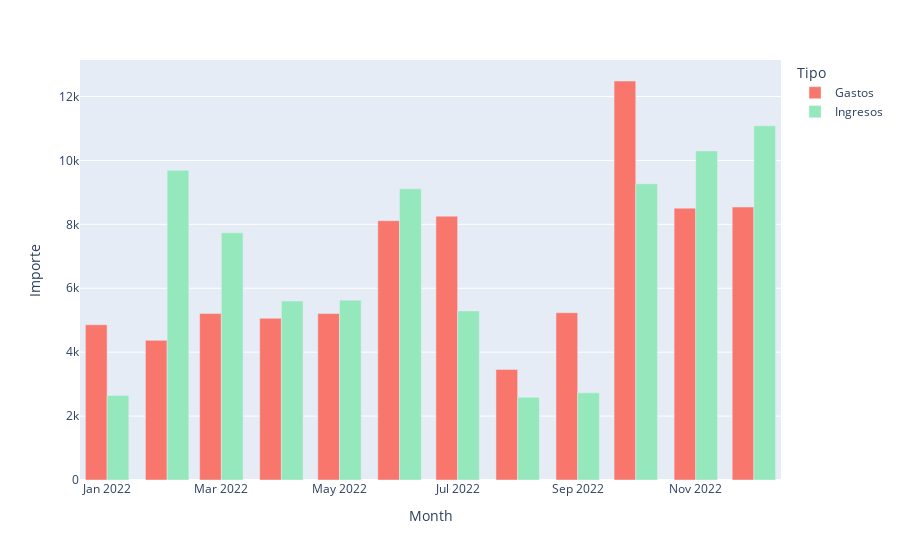

The notebook cell this image was saved under:
### Code cell
import plotly.express as px
fig = px.bar(df, x = "Month",  y='Importe', color = "Tipo", barmode='group', color_discrete_map=color_discrete_map)
fig.show()

### Figure 1 — Plotly figure (JSON) as saved in the notebook; plotly's stock layout.template omitted (floating-point values rounded to 4 significant figures)
{"data": [{"alignmentgroup": "True", "hovertemplate": "Tipo=Gastos<br>Month=%{x}<br>Importe=%{y}<extra></extra>", "legendgroup": "Gastos", "marker": {"color": "#F8766B", "pattern": {"shape": ""}}, "name": "Gastos", "offsetgroup": "Gastos", "orientation": "v", "showlegend": true, "textposition": "auto", "type": "bar", "x": ["2022-01-01T00:00:00", "2022-02-01T00:00:00", "2022-03-01T00:00:00", "2022-04-01T00:00:00", "2022-05-01T00:00:00", "2022-06-01T00:00:00", "2022-07-01T00:00:00", "2022-08-01T00:00:00", "2022-09-01T00:00:00", "2022-10-01T00:00:00", "2022-11-01T00:00:00", "2022-12-01T00:00:00"], "xaxis": "x", "y": [4859.0, 4370.0, 5209.0, 5063.0, 5210, 8113.0, 8257.0, 3461.0, 5234.0, 12490.0, 8507.0, 8542.0], "yaxis": "y"}, {"alignmentgroup": "True", "hovertemplate": "Tipo=Ingresos<br>Month=%{x}<br>Importe=%{y}<extra></extra>", "legendgroup": "Ingresos", "marker": {"color": "#94E8BB", "pattern": {"shape": ""}}, "name": "Ingresos", "offsetgroup": "Ingresos", "orientation": "v", "showlegend": true, "textposition": "auto", "type": "bar", "x": ["2022-01-01T00:00:00", "2022-02-01T00:00:00", "2022-03-01T00:00:00", "2022-04-01T00:00:00", "2022-05-01T00:00:00", "2022-06-01T00:00:00", "2022-07-01T00:00:00", "2022-08-01T00:00:00", "2022-09-01T00:00:00", "2022-10-01T00:00:00", "2022-11-01T00:00:00", "2022-12-01T00:00:00"], "xaxis": "x", "y": [2642.0, 9697.0, 7736.0, 5602.0, 5628.0, 9110.0, 5292.0, 2587.0, 2727.0, 9266.0, 10300.0, 11080.0], "yaxis": "y"}], "layout": {"autosize": true, "barmode": "group", "legend": {"title": {"text": "Tipo"}, "tracegroupgap": 0}, "margin": {"t": 60}, "xaxis": {"anchor": "y", "autorange": true, "domain": [0, 1], "range": ["2021-12-18", "2022-12-15"], "title": {"text": "Month"}, "type": "date"}, "yaxis": {"anchor": "x", "autorange": true, "domain": [0, 1], "range": [0, 13140.0], "title": {"text": "Importe"}, "type": "linear"}}}
